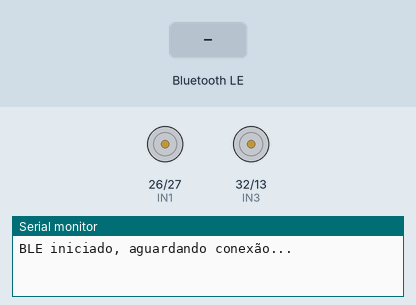
The sketch below on a simulated ESP32. On the bench: motor-driver pin pairs drawn as motors (green arrow = first pin HIGH = forward, orange = second pin HIGH = backward, longer = more drive, scaled by the enable pin), the last lines printed to the serial monitor. Inputs (shaded band) come from the test bench. Nothing arrives over Bluetooth unless stated; a phone connects over Bluetooth LE 3 s after start.

Above: at 1.2 s.
1.3 s: Bluetooth LE write "f" received
At 2.4 s:
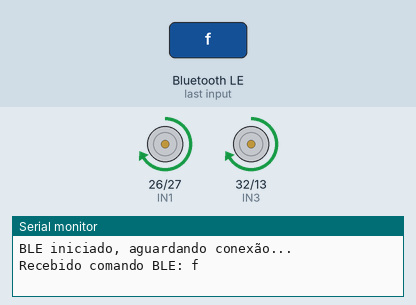
2.8 s: Bluetooth LE write "b" received
At 3.6 s:
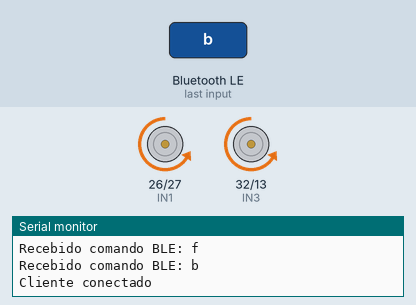
4.3 s: Bluetooth LE write "l" received
At 4.7 s:
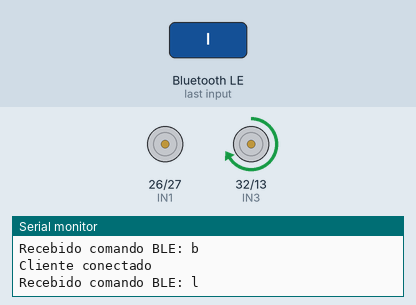
5.8 s: Bluetooth LE write "r" received
At 7.0 s:
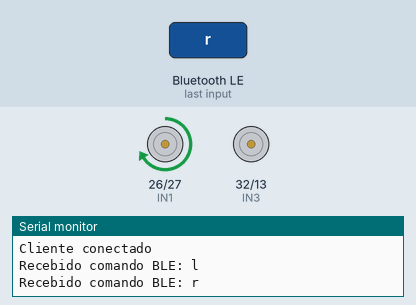
7.3 s: Bluetooth LE write "s" received
At 8.2 s:
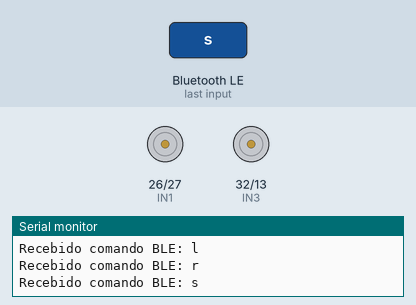
Timing chart, 0 to 9.8 s (numbered marks = the images above; inputs shaded):
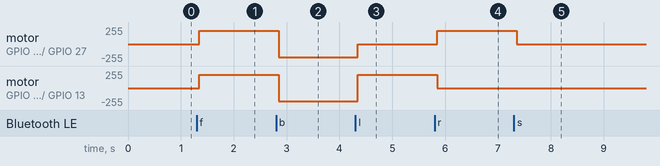

The sketch:

script_carro.ino
```cpp
// Inclusão das bibliotecas necessárias para a comunicação Bluetooth Low Energy (BLE) no ESP32.
#include <BLEDevice.h> // Biblioteca principal para funcionalidades BLE.
#include <BLEUtils.h>  // Utilitários para BLE.
#include <BLEServer.h> // Funcionalidades para criar um servidor BLE.

// Definição dos pinos do ESP32 conectados ao driver de motor L298N.
#define ENA 25 // Pino de habilitação (PWM para velocidade) do Motor A.
#define IN1 26 // Pino de entrada 1 do Motor A (direção).
#define IN2 27 // Pino de entrada 2 do Motor A (direção).
#define ENB 33 // Pino de habilitação (PWM para velocidade) do Motor B.
#define IN3 32 // Pino de entrada 1 do Motor B (direção).
#define IN4 13 // Pino de entrada 2 do Motor B (direção).

// Variável global para armazenar a velocidade dos motores (valor PWM de 0 a 255).
int velocidade = 200;

// Ponteiros globais para o servidor e a característica BLE.
BLEServer* pServer = nullptr;
BLECharacteristic* pCharacteristic = nullptr;

// UUIDs (Identificadores Únicos Universais) para o serviço e a característica BLE.
// Estes UUIDs são padronizados para serviços de UART sobre BLE.
#define SERVICE_UUID        "6E400001-B5A3-F393-E0A9-E50E24DCCA9E"
#define CHARACTERISTIC_UUID "6E400002-B5A3-F393-E0A9-E50E24DCCA9E"

// Classe para gerenciar os eventos do servidor BLE (conexão e desconexão).
class MyServerCallbacks : public BLEServerCallbacks {
  // Método chamado quando um cliente BLE se conecta.
  void onConnect(BLEServer* pServer) override {
    Serial.println("Cliente conectado");
  }

  // Método chamado quando um cliente BLE se desconecta.
  void onDisconnect(BLEServer* pServer) override {
    Serial.println("Cliente desconectado");
    // Reinicia o "advertising" para que o ESP32 fique visível para novas conexões.
    pServer->getAdvertising()->start();
  }
};

// Protótipos (declarações) das funções de controle do motor.
void moverFrente();
void moverTras();
void curvaEsquerda();
void curvaDireita();
void parar();

// Classe para gerenciar os eventos da característica BLE (neste caso, escrita de dados).
class MyCallbacks : public BLECharacteristicCallbacks {
  // Método chamado quando um cliente escreve um valor na característica.
  void onWrite(BLECharacteristic* pCharacteristic) override {
    std::string value = pCharacteristic->getValue(); // Obtém o valor escrito.
    if (value.length() > 0) {
      char cmd = value[0]; // Pega o primeiro caractere do valor como comando.
      Serial.print("Recebido comando BLE: ");
      Serial.println(cmd);

      // Executa a função correspondente ao comando recebido.
      switch (cmd) {
        case 'f': moverFrente(); break;
        case 'b': moverTras(); break;
        case 'l': curvaEsquerda(); break;
        case 'r': curvaDireita(); break;
        case 's': parar(); break;
      }
    }
  }
};

// Função de configuração, executada uma vez quando o ESP32 é ligado ou resetado.
void setup() {
  // Inicia a comunicação serial para depuração.
  Serial.begin(115200);

  // Configura os pinos de controle de direção dos motores como saída.
  pinMode(IN1, OUTPUT);
  pinMode(IN2, OUTPUT);
  pinMode(IN3, OUTPUT);
  pinMode(IN4, OUTPUT);

  // Configura os canais de PWM (LEDC) para controlar a velocidade dos motores.
  ledcSetup(0, 1000, 8); // Canal 0, frequência de 1000 Hz, resolução de 8 bits.
  ledcAttachPin(ENA, 0); // Associa o pino ENA ao canal PWM 0.
  ledcSetup(1, 1000, 8); // Canal 1, frequência de 1000 Hz, resolução de 8 bits.
  ledcAttachPin(ENB, 1); // Associa o pino ENB ao canal PWM 1.

  // Inicia o dispositivo BLE com o nome "CarroESP32_BLE".
  BLEDevice::init("CarroESP32_BLE");
  // Cria o servidor BLE.
  pServer = BLEDevice::createServer();
  // Define os callbacks para eventos do servidor (conexão/desconexão).
  pServer->setCallbacks(new MyServerCallbacks());

  // Cria o serviço BLE usando o UUID definido.
  BLEService* pService = pServer->createService(SERVICE_UUID);
  // Cria a característica BLE dentro do serviço.
  pCharacteristic = pService->createCharacteristic(
    CHARACTERISTIC_UUID,
    BLECharacteristic::PROPERTY_WRITE // Define que esta característica pode ser escrita.
  );

  // Define os callbacks para a característica (para o evento de escrita).
  pCharacteristic->setCallbacks(new MyCallbacks());
  // Inicia o serviço BLE.
  pService->start();

  // Configura e inicia o "advertising" (anúncio) do serviço BLE.
  BLEAdvertising* pAdvertising = BLEDevice::getAdvertising();
  pAdvertising->addServiceUUID(SERVICE_UUID);
  pAdvertising->start();

  Serial.println("BLE iniciado, aguardando conexão...");
}

// Função de loop principal. Fica vazia pois o controle é feito por interrupções (callbacks) do BLE.
void loop() {
  // O controle do carro é baseado em eventos (callbacks BLE), então o loop principal não precisa fazer nada.
}

// --- Funções de controle dos motores ---

// Move o carro para frente.
void moverFrente() {
  // Configura a direção de ambos os motores para frente.
  digitalWrite(IN1, HIGH); digitalWrite(IN2, LOW);
  digitalWrite(IN3, HIGH); digitalWrite(IN4, LOW);
  // Define a velocidade de ambos os motores.
  ledcWrite(0, velocidade);
  ledcWrite(1, velocidade);
}

// Move o carro para trás.
void moverTras() {
  // Configura a direção de ambos os motores para trás.
  digitalWrite(IN1, LOW); digitalWrite(IN2, HIGH);
  digitalWrite(IN3, LOW); digitalWrite(IN4, HIGH);
  // Define a velocidade de ambos os motores.
  ledcWrite(0, velocidade);
  ledcWrite(1, velocidade);
}

// Faz o carro virar para a esquerda (motor esquerdo parado, motor direito para frente).
void curvaEsquerda() {
  // Para o motor esquerdo (A).
  digitalWrite(IN1, LOW); digitalWrite(IN2, LOW);
  // Move o motor direito (B) para frente.
  digitalWrite(IN3, HIGH); digitalWrite(IN4, LOW);
  // Define a velocidade do motor esquerdo como 0 e do direito como 'velocidade'.
  ledcWrite(0, 0);
  ledcWrite(1, velocidade);
}

// Faz o carro virar para a direita (motor direito parado, motor esquerdo para frente).
void curvaDireita() {
  // Move o motor esquerdo (A) para frente.
  digitalWrite(IN1, HIGH); digitalWrite(IN2, LOW);
  // Para o motor direito (B).
  digitalWrite(IN3, LOW); digitalWrite(IN4, LOW);
  // Define a velocidade do motor esquerdo como 'velocidade' e do direito como 0.
  ledcWrite(0, velocidade);
  ledcWrite(1, 0);
}

// Para o carro.
void parar() {
  // Define a velocidade de ambos os motores como 0.
  ledcWrite(0, 0);
  ledcWrite(1, 0);
}
```

Measured:
- after the input at 1.3 s, motor on GPIO 26 (IN1) / GPIO 27 (IN2), motor on GPIO 32 (IN3) / GPIO 13 (IN4): stopped → forward 199/255 after 0.05 s
- after the input at 2.8 s, motor on GPIO 26 (IN1) / GPIO 27 (IN2), motor on GPIO 32 (IN3) / GPIO 13 (IN4): forward 199/255 → backward 199/255 after 0.05 s
- after the input at 4.3 s, motor on GPIO 26 (IN1) / GPIO 27 (IN2): backward 199/255 → stopped after 0.05 s; motor on GPIO 32 (IN3) / GPIO 13 (IN4): backward 199/255 → forward 199/255 after 0.05 s
- after the input at 5.8 s, motor on GPIO 26 (IN1) / GPIO 27 (IN2): stopped → forward 199/255 after 0.05 s; motor on GPIO 32 (IN3) / GPIO 13 (IN4): forward 199/255 → stopped after 0.05 s
- after the input at 7.3 s, motor on GPIO 26 (IN1) / GPIO 27 (IN2): forward 199/255 → stopped after 0.05 s
